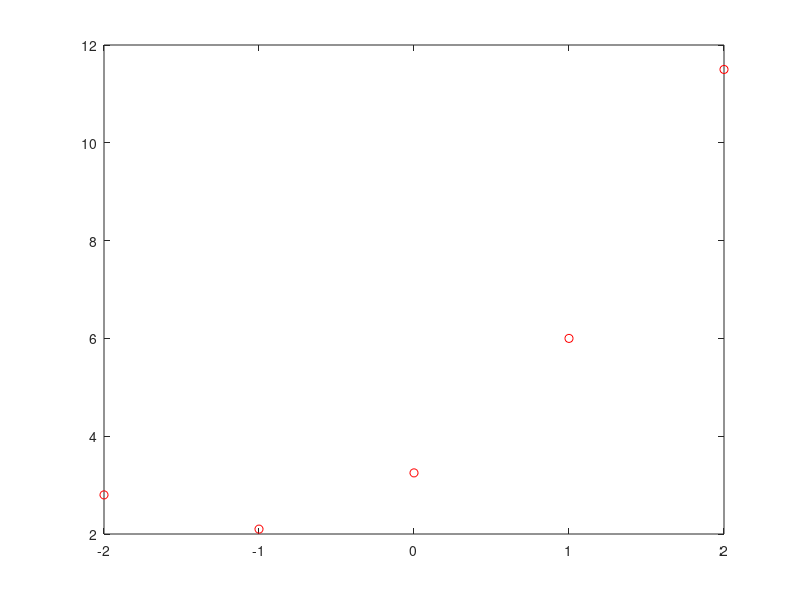

The MATLAB source for this figure: (Note: this script raises an error after producing the figure.)
X=[-2,-1,0,1,2];
Y=[2.8,2.1,3.25,6.0,11.5];
plot(X,Y,'ro');
hold on;
y=inline('1.0*x^2+2.13*x+3.13');
fplot(y,[-5,5]);

